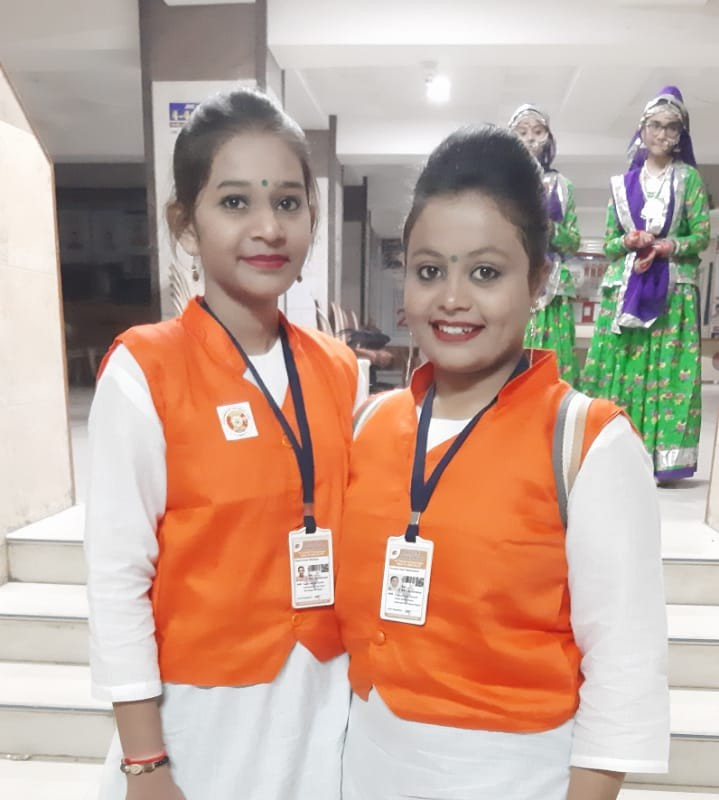
#> input picture pictures/memory1.jpg, 719 x 800 px
$ python crop_image.py
#> lines starting #> are read from the running program, lines starting #| are printed output that depends on the picture
from PIL import Image
import os

# Load the image
image_path = 'pictures/memory1.jpg'
img = Image.open(image_path)
#> img is the input picture: PIL image 719x800 RGB; mean R, G, B 193.7, 165, 150

# Get image dimensions
width, height = img.size
#> width = 719; height = 800
print(f"Original image size: {width}x{height}")
#| Original image size: 719x800

# Crop to focus on face area (remove top 20% and bottom 30%)
top = int(height * 0.15)  # Remove top 15%
#> top = 120
bottom = int(height * 0.70)  # Keep top 70% (remove bottom 30%)
#> bottom = 560

# Crop: (left, top, right, bottom)
cropped_img = img.crop((0, top, width, bottom))
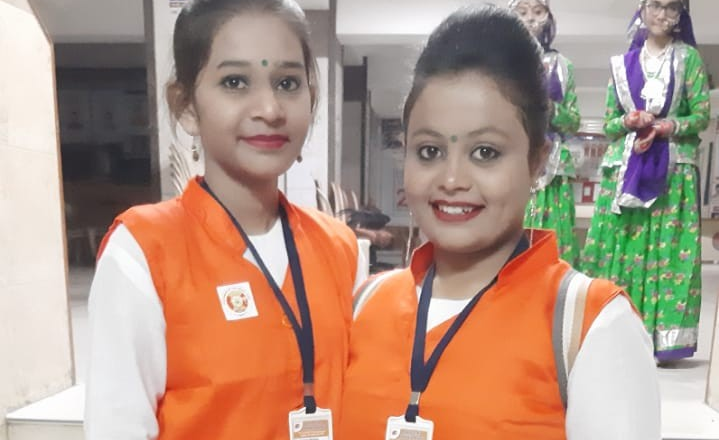
#> cropped_img: PIL image 719x440 RGB; mean R, G, B 178.1, 149.5, 132.3

# Save the cropped image
cropped_img.save(image_path)
print(f"Cropped image size: {cropped_img.width}x{cropped_img.height}")
#| Cropped image size: 719x440
print(f"✅ Image cropped and saved to {image_path}")

$ run again, with pictures/memory10.jpg copied over pictures/memory1.jpg
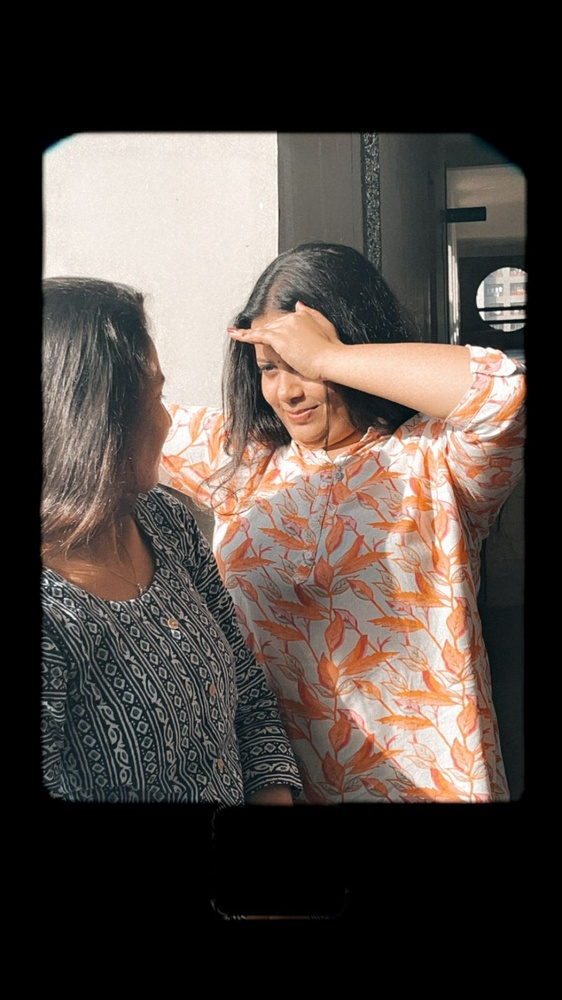
#> input picture pictures/memory10.jpg, 562 x 1000 px, shrunk from 900 x 1600 before the run
#> img is the input picture: PIL image 562x1000 RGB; mean R, G, B 79.9, 70.8, 65.3
#| Original image size: 562x1000
#> `cropped_img = img.crop((0, top, width, bottom))`:
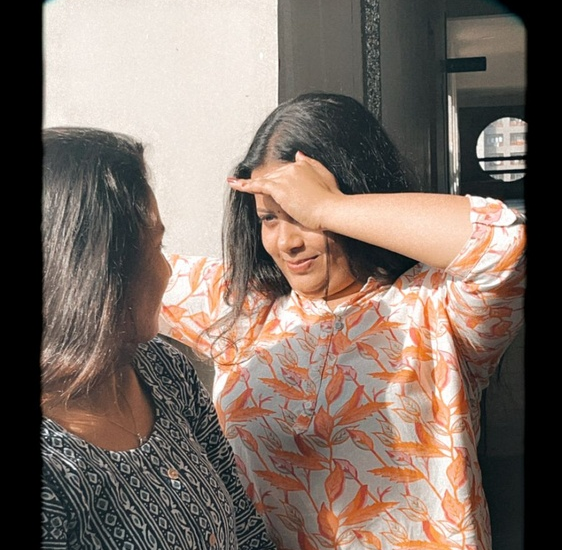
#> cropped_img: PIL image 562x550 RGB; mean R, G, B 125.1, 110.3, 101.4
#| Cropped image size: 562x550

$ run again, with pictures/memory11.jpg copied over pictures/memory1.jpg
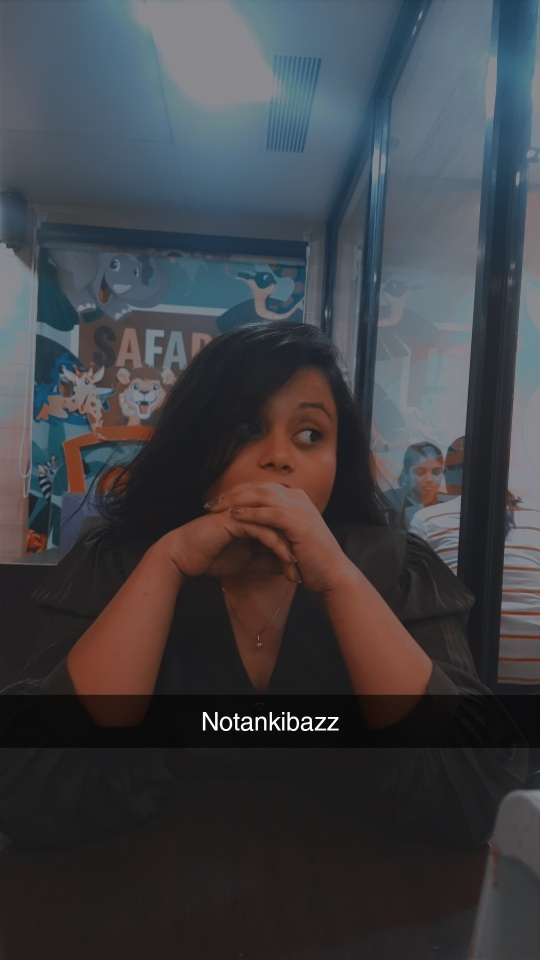
#> input picture pictures/memory11.jpg, 540 x 960 px
#> img is the input picture: PIL image 540x960 RGB; mean R, G, B 63.9, 65, 69.3
#| Original image size: 540x960
#> `cropped_img = img.crop((0, top, width, bottom))`:
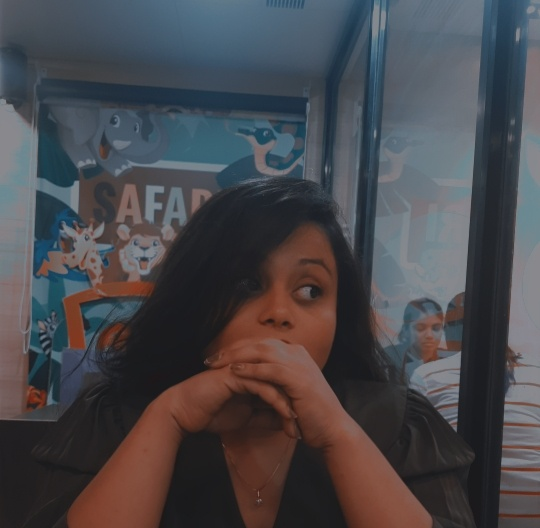
#> cropped_img: PIL image 540x528 RGB; mean R, G, B 72.9, 71.6, 75.7
#| Cropped image size: 540x528

$ run again, with pictures/memory12.jpg copied over pictures/memory1.jpg
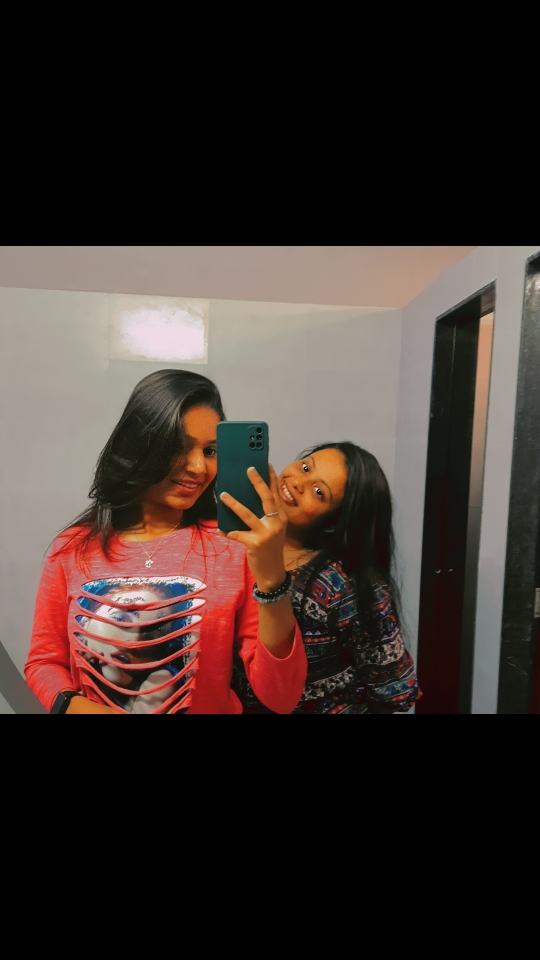
#> input picture pictures/memory12.jpg, 540 x 960 px
#> img is the input picture: PIL image 540x960 RGB; mean R, G, B 61.8, 49.6, 44.9
#| Original image size: 540x960
#> `cropped_img = img.crop((0, top, width, bottom))`:
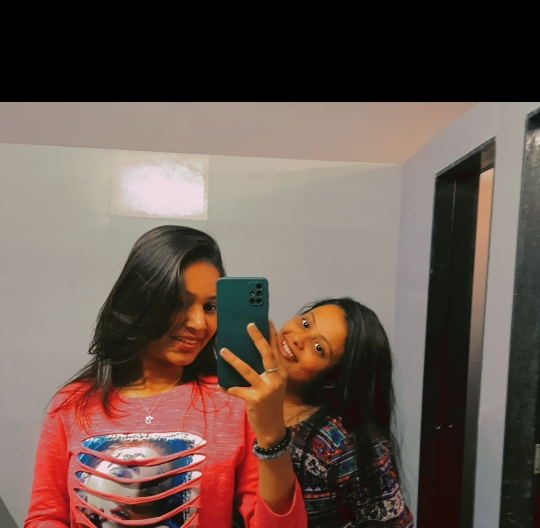
#> cropped_img: PIL image 540x528 RGB; mean R, G, B 104.9, 86.4, 78.5
#| Cropped image size: 540x528
